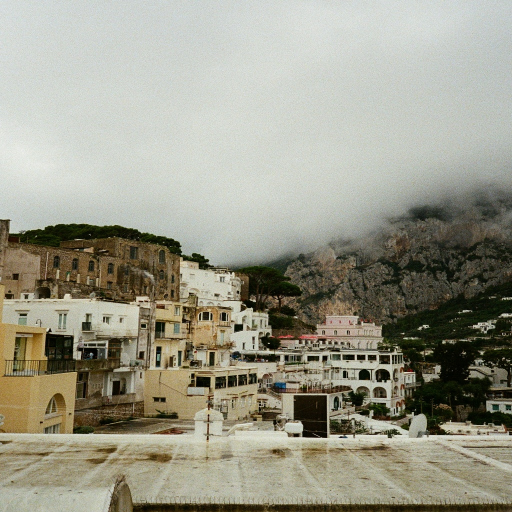
#> input picture assignment_3/images/buildings.jpg, 1024 x 1024 px (shown at 1/2 size)
$ python wrapper.py
#> lines starting #> are read from the running program, lines starting #| are printed output that depends on the picture; long printed decimals are rounded
### assignment_3/src/Q1_Directional_Filtering.py
import numpy as np
from matplotlib import pyplot as plt
import os

def compute_2d_dft(img):
    fft_img = np.fft.fft2(img)
    fft_centered = np.fft.fftshift(fft_img)
    return fft_centered

def a_generate_image_using_sinusoids():
    M = 256

    m = np.arange(M)
    n = np.arange(M)
    # 2D grid of coordinates
    m_grid, n_grid = np.meshgrid(m, n, indexing='ij')
    # The m_grid holds the row coordinate for each pixel:    | 0 | 0 | 0 | |---|---|---| | 1 | 1 | 1 | | 2 | 2 | 2 |
    # The n_grid holds the column coordinate for each pixel: | 0 | 1 | 2 | |---|---|---| | 0 | 1 | 2 | | 0 | 1 | 2 |

    # x1 = np.ndarray(shape=(M,M), dtype=np.float64)
    x1 = np.sin(2 * np.pi * 12 * m_grid / M)
    x2 = np.sin(2 * np.pi * 8 * n_grid / M)
    x3 = np.sin(2 * np.pi * (6 * m_grid + 10 * n_grid) / M)

    x = (x1 + x2 + x3) / 3

    fft_x = compute_2d_dft(x)

    n = 5
    log_magnitude_x_5 = np.log(1 + np.abs(fft_x)**(1/n))
    n = 30
    log_magnitude_x_30 = np.log(1 + np.abs(fft_x)**(1/n))

    output_dir_name = '../output/Q1/'
    os.makedirs(output_dir_name, exist_ok=True)

    plt.figure(figsize=(12,8))

    plt.subplot(321)
    plt.title("x1")
    plt.imshow(x1, cmap='gray')

    plt.subplot(322)
    plt.title("x2")
    plt.imshow(x2, cmap='gray')

    plt.subplot(323)
    plt.title("x3")
    plt.imshow(x3, cmap='gray')

    plt.subplot(324)
    plt.title("x")
    plt.imshow(x, cmap='gray')

    plt.subplot(325)
    plt.title("magnitude of DFT image of x (n = 5)")
    plt.imshow(log_magnitude_x_5, cmap='gray')

    plt.subplot(326)
    plt.title("magnitude of DFT image of x (n = 30)")
    plt.imshow(log_magnitude_x_30, cmap='gray')

    plt.tight_layout()
    plt.savefig(f"{output_dir_name}/results_combined.png")
    plt.show()

    return x, fft_x, log_magnitude_x_30

def b_create_directional_filter(angles_array, theta_min, theta_max):

    filter_h = (angles_array >= theta_min) & (angles_array <= theta_max)

    return filter_h.astype(int)

def b_create_angle_array(M = 256):
    u = np.arange(M)
    v = np.arange(M)

    u_grid, v_grid = np.meshgrid(u, v, indexing='ij')

    u_centered = u_grid - M/2
    v_centered = v_grid - M/2

    # Calculate angle for every pixel
    angles_rad = np.arctan2(v_centered, u_centered)
    angles_deg = np.degrees(angles_rad)
    # angles_deg: 256 x 256, each pixel contains its angle from the center.
    return angles_deg

def b_apply_directional_filter(fft_img, filter_h):
    # 1. apply filter to fft_img (centered) - fft_filtered - freq spectrum
    fft_img_filtered = fft_img * filter_h

    # 2. inverse dft
    fft_img_filtered_inverse = np.fft.ifftshift(fft_img_filtered)
    fft_img_filtered_inverse = np.fft.ifft2(fft_img_filtered_inverse)
    fft_filtered_inverse_real = np.real(fft_img_filtered_inverse)

    return fft_img_filtered, fft_filtered_inverse_real

def b_plots_for_filter(x, log_magnitude_x, filter_mask, fft_filtered_img, reconstructed_image, filter_name):
    output_dir_name = '../output/Q1/'
    os.makedirs(output_dir_name, exist_ok=True)

    plt.figure(figsize=(12,8))

    plt.subplot(231)
    plt.title("i. Original Image")
    plt.imshow(x, cmap='gray')

    plt.subplot(232)
    plt.title("ii. Original Spectrum")
    plt.imshow(log_magnitude_x, cmap='gray')

    plt.subplot(233)
    plt.title(f"iii. Filter: {filter_name}")
    plt.imshow(filter_mask, cmap='gray')

    plt.subplot(234)
    plt.title("iv. Filtered Spectrum")
    plt.imshow(np.log(1 + np.abs(fft_filtered_img)**(1/30)), cmap='gray')

    plt.subplot(235)
    plt.title("v. Reconstructed Image")
    plt.imshow(reconstructed_image, cmap='gray')

    plt.tight_layout()
    plt.savefig(f"{output_dir_name}/plots_for_filter_{filter_name}.png")
    plt.show()


    return

def main():

    print("A. Creating images from sinusoids...")
    x, fft_x, log_magnitude_x = a_generate_image_using_sinusoids()
    print("Finished creating images from sinusoids...")

    angles_array = b_create_angle_array()

    H1 = b_create_directional_filter(angles_array, -20, 20)
    H2 = b_create_directional_filter(angles_array, 70, 110)
    H3 = b_create_directional_filter(angles_array, 25, 65)
    H4 = np.maximum(np.maximum(H1, H2), H3)

    filters_to_run = [(H1, "H1"),(H2, "H2"),(H3, "H3"),(H4, "H4")]
    mses = []

    print("B. Starting directional filtering...")

    for filter_mask, filter_name in filters_to_run:
        print(f"Processing filter: {filter_name}")

        # 1. Apply the filter
        fft_filtered_spectrum, reconstructed_image = b_apply_directional_filter(fft_x, filter_mask)

        # 2. Plot the results
        b_plots_for_filter(x, log_magnitude_x, filter_mask, fft_filtered_spectrum, reconstructed_image, filter_name)

        mse = np.mean((x - reconstructed_image)**2)
        mses.append(("filter_name", mse))

    print("Finished processing all filters.")

    print("C. Calculating MSEs:")
    for item in mses:
        print(f"MSE between original (x) and {item[0]}_reconstructed: {item[1]}")

    return

# [2 lines that do not run on import are left out]

### assignment_3/src/Q2_Gaussian_Blurring.py
import skimage.io
from skimage.color import rgb2gray
import numpy as np
from matplotlib import pyplot as plt
import os

def create_gaussian_kernel(kernel_size, sigma):
    coords = np.arange(-(kernel_size//2), (kernel_size // 2) + 1)
    x, y = np.meshgrid(coords, coords, indexing='ij')

    kernel_gaussian = np.exp(-(x**2 + y**2) / (2 * sigma**2))

    k = np.sum(kernel_gaussian)

    kernel_gaussian_normalized = kernel_gaussian / k

    return kernel_gaussian_normalized

def pad_kernel_for_dft(kernel, image_shape):
    """Pads a kernel for frequency domain filtering."""
    kernel_h, kernel_w = kernel.shape
    image_h, image_w = image_shape

    kernel_padded = np.zeros(image_shape)

    # 2. Find top-left coordinates to paste kernel for spatial centering
    paste_y = (image_h - kernel_h) // 2
    paste_x = (image_w - kernel_w) // 2

    # 3. Paste the kernel into the center
    kernel_padded[paste_y : paste_y + kernel_h,
                  paste_x : paste_x + kernel_w] = kernel

    # 4. Shift quadrants to move kernel's center to (0,0)
    kernel_for_dft = np.fft.ifftshift(kernel_padded)
    return kernel_for_dft

def part_a(img_gray, output_dir_name):
    print("Running Part (a)...")
    img_shape = img_gray.shape

    # PART A
    sigma = 2.5
    kernel_size = 13
    kernel_g = create_gaussian_kernel(kernel_size, sigma)
    kernel_padded = pad_kernel_for_dft(kernel_g, img_shape)
    fft_img = np.fft.fft2(img_gray)
    fft_kernel = np.fft.fft2(kernel_padded)
    fft_blurred = fft_img * fft_kernel
    blur_img = np.fft.ifft2(fft_blurred)
    blur_img_real  = np.real(blur_img)


    plt.figure(figsize=(12,8))

    plt.subplot(121)
    plt.title("Original Image")
    plt.imshow(img_gray, cmap='gray')

    plt.subplot(122)
    plt.title("Image Blurred in Frequency Domain")
    plt.imshow(blur_img_real, cmap='gray')

    plt.tight_layout()
    plt.savefig(f"{output_dir_name}/a_blurring_result.png")
    plt.show()

    print("Part (a) complete.")

    return kernel_g, kernel_padded, blur_img_real

def part_b(kernel_spatial_13, kernel_spatial_1036, output_dir_name):
    print("Running Part (b)...")

    epsilon = 1e-3
    # 13x13 DFT
    kernel_magnitude_13 = np.abs(np.fft.fftshift(np.fft.fft2(kernel_spatial_13)))
    log_13 = np.log( 1+ kernel_magnitude_13)

    # 13x13 DFT Inversed
    kernel_magnitude_13_inv = 1 / (kernel_magnitude_13 + epsilon)
    log_13_inv = np.log( 1+ kernel_magnitude_13_inv)

    # 1036x1036 DFT
    kernel_magnitude_1036 = np.abs(np.fft.fftshift(np.fft.fft2(kernel_spatial_1036)))
    log_1036 = np.log( 1+ kernel_magnitude_1036)

    # 1036x1036 DFT Inversed
    kernel_magnitude_1036_inv = 1 / (kernel_magnitude_1036 + epsilon)
    log_1036_inv = np.log( 1+ kernel_magnitude_1036_inv)

    plt.figure(figsize=(12, 8))

    plt.subplot(221)
    plt.title("i. 13x13 DFT Magnitude (Centered)")
    plt.imshow(log_13, cmap='gray', interpolation='nearest')
    plt.colorbar()

    plt.subplot(222)
    plt.title("ii. 13x13 Inverse Magnitude (Centered)")
    plt.imshow(log_13_inv, cmap='gray', interpolation='nearest')
    plt.colorbar()

    plt.subplot(223)
    plt.title("iii. 1036x1036 DFT Magnitude (Centered)")
    plt.imshow(log_1036, cmap='gray')
    plt.colorbar()

    plt.subplot(224)
    plt.title("iv. 1036x1036 Inverse Magnitude (Centered)")
    plt.imshow(log_1036_inv, cmap='gray')
    plt.colorbar()

    plt.tight_layout()
    plt.savefig(f"{output_dir_name}/b_kernel_spectrums.png")
    plt.show()

    print("Part (b) complete.")

    return kernel_magnitude_1036, kernel_magnitude_1036_inv

def part_c(kernel_mag, output_dir_name):
    print("Running Part (c)...")

    M, N = kernel_mag.shape

    u = np.arange(M)
    v = np.arange(N)
    u_grid, v_grid = np.meshgrid(u, v, indexing='ij')
    U = u_grid - (M - 1) / 2
    V = v_grid - (N - 1) / 2
    sum_U_sq_V_sq = U**2 + V**2

    k_values = np.linspace(1e-6, 1e-3, 100)
    min_error = np.inf
    best_k = 0

    for k in k_values:
        H_cont = np.exp(-k * sum_U_sq_V_sq)

        error = np.sum((H_cont - kernel_mag) ** 2)

        if error < min_error:
            min_error = error
            best_k = k

    print(f"Optimized k (k_opt) = {best_k}")

    H_cont_opt = np.exp(-best_k * sum_U_sq_V_sq)

    epsilon = 1e-3
    H_cont_opt_inv = 1 / (H_cont_opt + epsilon)

    plt.figure(figsize=(12, 8))

    plt.subplot(121)
    plt.title(f"i. Magnitude Spectrum of the Gaussian Fit |H_cont| (k_opt={best_k:.2e})")
    plt.imshow(np.log(1 + H_cont_opt), cmap='gray')

    plt.subplot(122)
    plt.title("ii. Inverse 1 / (|H_cont| + eps)")
    plt.imshow(np.log(1 + H_cont_opt_inv), cmap='gray')

    plt.tight_layout()
    plt.savefig(f"{output_dir_name}/c_gaussian_fit_results.png")
    plt.show()

    print("Part (c) complete.")

    return H_cont_opt_inv

def part_d(original_image, blurred_image, H_direct_inv, H_fit_inv, output_dir_name):

    print("Running Part (d)...")

    fft_blurred = np.fft.fft2(blurred_image)
    fft_blurred_centered = np.fft.fftshift(fft_blurred)

    # Restore using the direct kernel DFT inverse
    fft_restored_direct = fft_blurred_centered * H_direct_inv
    restored_direct_ifft = np.fft.ifft2(np.fft.ifftshift(fft_restored_direct))
    restored_direct = np.real(restored_direct_ifft)

    # Restore using the Gaussian Fit inverse
    fft_restored_fit = fft_blurred_centered * H_fit_inv
    restored_fit_ifft = np.fft.ifft2(np.fft.ifftshift(fft_restored_fit))
    restored_fit = np.real(restored_fit_ifft)

    plt.figure(figsize=(15, 6))
    plt.subplot(131)
    plt.title("i. Original Image")
    plt.imshow(original_image, cmap='gray')

    plt.subplot(132)
    plt.title("ii. Restored (Direct Kernel Inverse)")
    plt.imshow(restored_direct, cmap='gray')

    plt.subplot(133)
    plt.title("iii. Restored (Gaussian Fit Inverse)")
    plt.imshow(restored_fit, cmap='gray')

    plt.tight_layout()
    plt.savefig(f"{output_dir_name}/d_restoration_results.png")
    plt.show()

    mse_direct = np.mean((original_image - restored_direct) ** 2)
    mse_fit = np.mean((original_image - restored_fit) ** 2)

    print("\nMSE Results")
    print(f"MSE (Direct Kernel Inverse): {mse_direct}")
    print(f"MSE (Gaussian Fit Inverse):  {mse_fit}")

    if mse_fit < mse_direct:
        print("The Gaussian Fit method gives better restoration.")
    else:
        print("The Direct Kernel Inverse method gives better restoration.")

    print("Part (d) complete.")

    return
def main():
    input_path = '../images/'
    output_dir_name = '../output/Q2/'
    os.makedirs(output_dir_name, exist_ok=True)

    img_rgb = skimage.io.imread(f"{input_path}buildings.jpg")
    img_gray = rgb2gray(img_rgb)

    # Part A:
    kernel_spatial_13, kernel_spatial_1036, blurred_img_real = part_a(img_gray, output_dir_name)

    # Part B:
    kernel_mag, kernel_mag_inv = part_b(kernel_spatial_13, kernel_spatial_1036, output_dir_name)

    # Part C:
    H_cont_inv = part_c(kernel_mag, output_dir_name)

    # Part D:
    part_d(img_gray, blurred_img_real, kernel_mag_inv, H_cont_inv, output_dir_name)

    return

# [2 lines that do not run on import are left out]

### assignment_3/src/wrapper.py
# This script serves as a wrapper to run the code for all questions sequentially.
from Q1_Directional_Filtering import main as run_q1
from Q2_Gaussian_Blurring import main as run_q2

def run_all():

    print("--- Running Question 1: Directional Filtering ---")
    run_q1()
    print("\n--- Question 1 Complete ---\n")

    print("--- Running Question 2: Gaussian Blurring ---")
    run_q2()
#> in main, img_rgb is the input picture: shape (1024, 1024, 3); mean R, G, B 154.5, 153.3, 137.8
#> in part_b, `kernel_magnitude_1036 = np.abs(np.fft.fftshift(np.fft.fft2(kernel_spat..`:
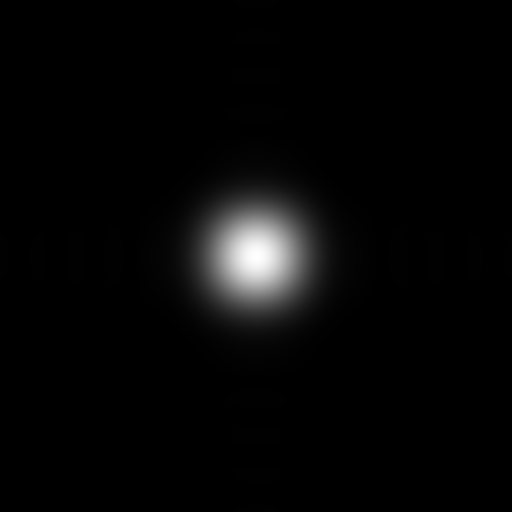
#> kernel_magnitude_1036: shape (1024, 1024) float64 (shown at 1/2 size); min 4.68e-10, max 1, mean 0.0266
#> in part_b, `log_1036_inv = np.log( 1+ kernel_magnitude_1036_inv)`:
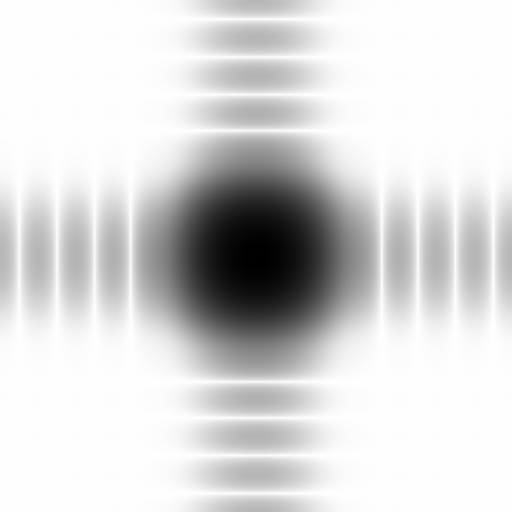
#> log_1036_inv: shape (1024, 1024) float64 (shown at 1/2 size); min 0.693, max 6.91, mean 5.97; drawn with min black and max white
#> in part_b, `plt.savefig(f"{output_dir_name}/b_kernel_spectrums.png")`:
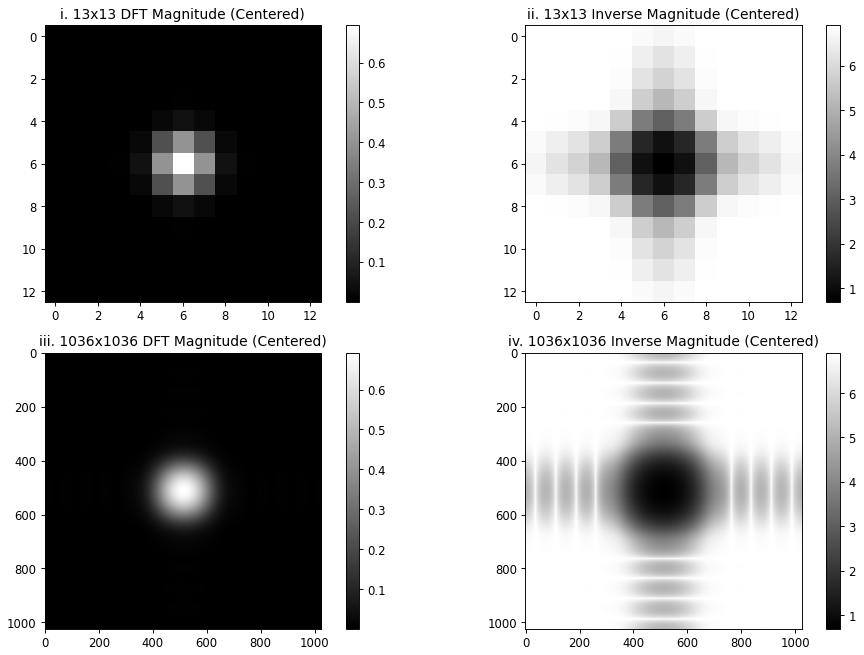
#> figure drawn by matplotlib, 8 panels
#> the loop in part_c, `for k in k_values:` made 100 passes
#> (error, min_error) on passes 1 to 12: (715663.8, 715663.8), (105250.2, 105250.2), (41791.8, 41791.8), (21060.2, 21060.2), (11561.5, 11561.5), (6526.6, 6526.6), (3656.8, 3656.8), (1967.4, 1967.4), (972.4, 972.4), (407.6, 407.6), (119.4, 119.4), (13.39, 13.39)
#> error on passes 13 to 18: 29.45, 128, 282.4, 474.1, 690.5, 922.4
#> after the loop in part_c, `for k in k_values:`: best_k = 0.000112; min_error = 13.39
#| Optimized k (k_opt) = 0.000112
#> in part_c, `H_cont_opt_inv = 1 / (H_cont_opt + epsilon)`:
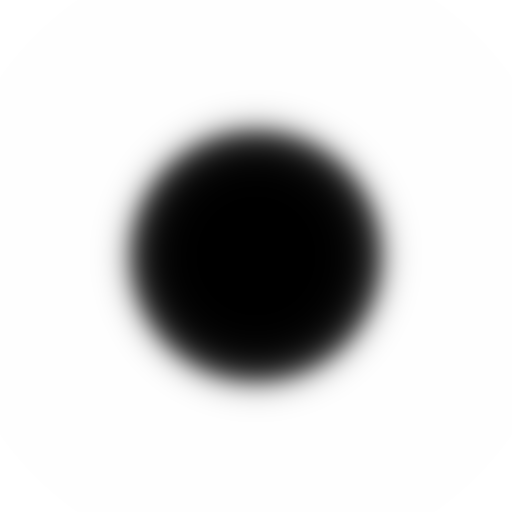
#> H_cont_opt_inv: shape (1024, 1024) float64 (shown at 1/2 size); min 0.999, max 1000, mean 815.2; drawn with min black and max white
#> in part_c, `plt.savefig(f"{output_dir_name}/c_gaussian_fit_results.png")`:
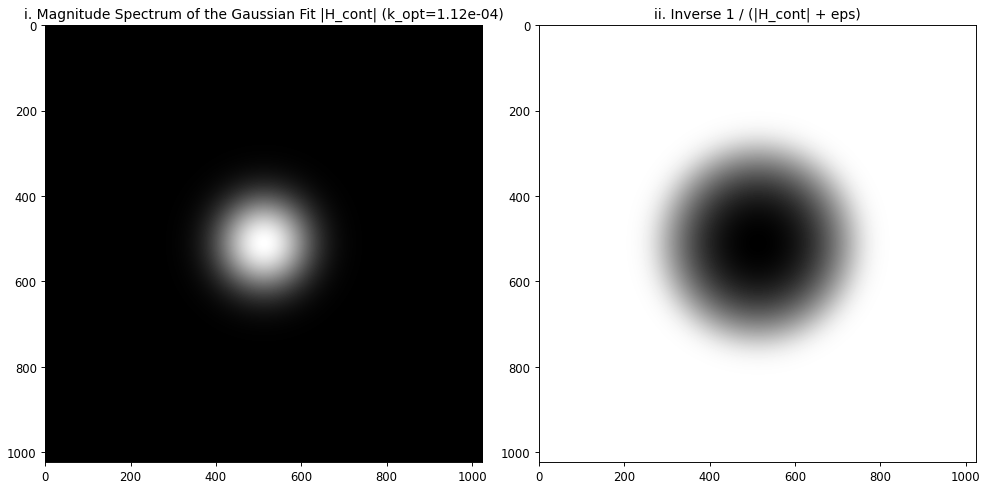
#> figure drawn by matplotlib, 2 panels
#> in part_d, `restored_direct = np.real(restored_direct_ifft)`:
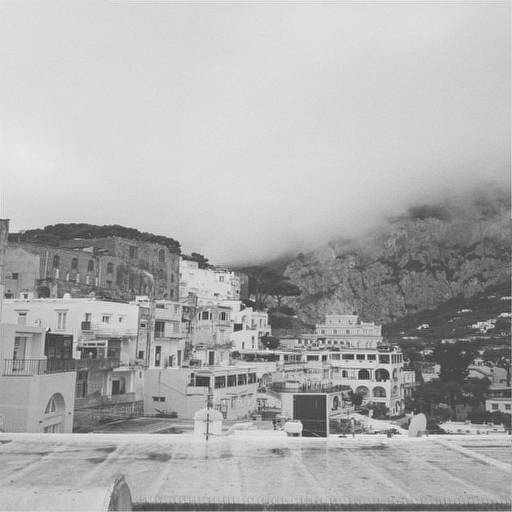
#> restored_direct: shape (1024, 1024) float64 (shown at 1/2 size); min -0.375, max 1.04, mean 0.597; drawn with min black and max white
#> in part_d, `restored_fit = np.real(restored_fit_ifft)`:
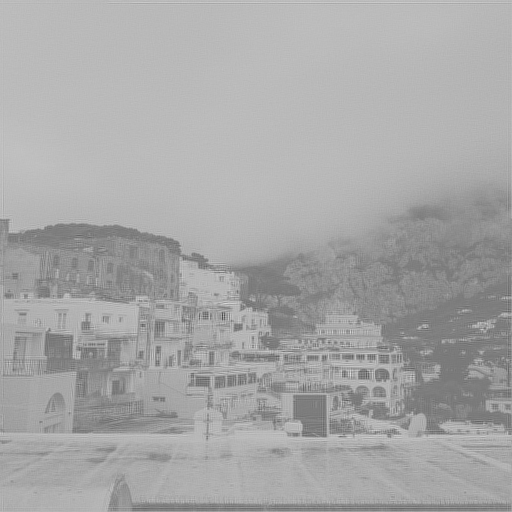
#> restored_fit: shape (1024, 1024) float64 (shown at 1/2 size); min -1.52, max 1.71, mean 0.597; drawn with min black and max white
#> in part_d, `mse_direct = np.mean((original_image - restored_direct) ** 2)`: mse_direct = 0.00534
#> in part_d, `mse_fit = np.mean((original_image - restored_fit) ** 2)`: mse_fit = 0.0139
#| MSE (Direct Kernel Inverse): 0.005344
#| MSE (Gaussian Fit Inverse):  0.01393
    print("\n--- Question 2 Complete ---\n")

    print("All processes finished successfully!")

if __name__ == '__main__':
    run_all()
